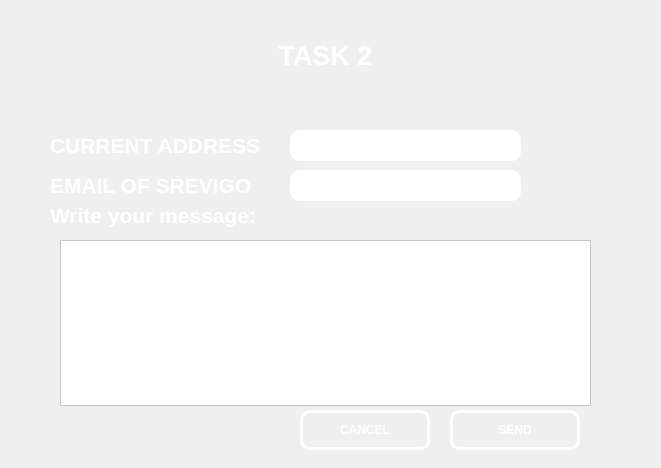
<?xml version="1.0" encoding="UTF-8"?>
<ui version="4.0">
 <class>Task2</class>
 <widget class="QDialog" name="Task2">
  <property name="geometry">
   <rect>
    <x>0</x>
    <y>0</y>
    <width>661</width>
    <height>468</height>
   </rect>
  </property>
  <property name="windowTitle">
   <string>Dialog</string>
  </property>
  <property name="styleSheet">
   <string notr="true">background-image: url(:/background/bG no arrows.png);
color:rgb(255, 255, 255);</string>
  </property>
  <widget class="QLabel" name="label_5">
   <property name="geometry">
    <rect>
     <x>50</x>
     <y>130</y>
     <width>211</width>
     <height>31</height>
    </rect>
   </property>
   <property name="text">
    <string>&lt;html&gt;&lt;head/&gt;&lt;body&gt;&lt;p&gt;&lt;span style=&quot; font-size:16pt; font-weight:700;&quot;&gt;CURRENT ADDRESS:&lt;/span&gt;&lt;/p&gt;&lt;/body&gt;&lt;/html&gt;</string>
   </property>
  </widget>
  <widget class="QLineEdit" name="lineEdit_2">
   <property name="geometry">
    <rect>
     <x>290</x>
     <y>130</y>
     <width>231</width>
     <height>31</height>
    </rect>
   </property>
   <property name="styleSheet">
    <string notr="true">#lineEdit_2
{
border-radius:10px;
background:rgb(255, 255, 255);
color:rgb(0, 0, 0);
}</string>
   </property>
  </widget>
  <widget class="QTextEdit" name="textEdit">
   <property name="geometry">
    <rect>
     <x>60</x>
     <y>240</y>
     <width>531</width>
     <height>166</height>
    </rect>
   </property>
   <property name="styleSheet">
    <string notr="true">#textEdit
{
background:rgb(255, 255, 255);
color:rgb(0, 0, 0)
}</string>
   </property>
  </widget>
  <widget class="QLabel" name="label_2">
   <property name="geometry">
    <rect>
     <x>50</x>
     <y>200</y>
     <width>211</width>
     <height>31</height>
    </rect>
   </property>
   <property name="text">
    <string>&lt;html&gt;&lt;head/&gt;&lt;body&gt;&lt;p&gt;&lt;span style=&quot; font-size:16pt; font-weight:700;&quot;&gt;Write your message:&lt;/span&gt;&lt;/p&gt;&lt;/body&gt;&lt;/html&gt;</string>
   </property>
  </widget>
  <widget class="QPushButton" name="pushButton">
   <property name="geometry">
    <rect>
     <x>300</x>
     <y>410</y>
     <width>130</width>
     <height>40</height>
    </rect>
   </property>
   <property name="styleSheet">
    <string notr="true">#pushButton
{
border-radius:10px;
font:bold;
border:3px solid rgb(255, 255, 255);
}</string>
   </property>
   <property name="text">
    <string>CANCEL</string>
   </property>
  </widget>
  <widget class="QPushButton" name="pushButton_2">
   <property name="geometry">
    <rect>
     <x>450</x>
     <y>410</y>
     <width>130</width>
     <height>40</height>
    </rect>
   </property>
   <property name="styleSheet">
    <string notr="true">#pushButton_2
{
border-radius:10px;
font:bold;
border:3px solid rgb(255, 255, 255);
}</string>
   </property>
   <property name="text">
    <string>SEND</string>
   </property>
  </widget>
  <widget class="QLabel" name="label_4">
   <property name="geometry">
    <rect>
     <x>50</x>
     <y>170</y>
     <width>201</width>
     <height>31</height>
    </rect>
   </property>
   <property name="text">
    <string>&lt;html&gt;&lt;head/&gt;&lt;body&gt;&lt;p&gt;&lt;span style=&quot; font-size:16pt; font-weight:700;&quot;&gt;EMAIL OF SREVIGO:&lt;/span&gt;&lt;/p&gt;&lt;/body&gt;&lt;/html&gt;</string>
   </property>
  </widget>
  <widget class="QLineEdit" name="lineEdit">
   <property name="geometry">
    <rect>
     <x>290</x>
     <y>170</y>
     <width>231</width>
     <height>31</height>
    </rect>
   </property>
   <property name="styleSheet">
    <string notr="true">#lineEdit
{
border-radius:10px;
background:rgb(255, 255, 255);
color:rgb(0, 0, 0);
}</string>
   </property>
  </widget>
  <widget class="QLabel" name="label_12">
   <property name="geometry">
    <rect>
     <x>210</x>
     <y>10</y>
     <width>231</width>
     <height>91</height>
    </rect>
   </property>
   <property name="styleSheet">
    <string notr="true">#label_12
{
background:transparent;
}</string>
   </property>
   <property name="text">
    <string>&lt;html&gt;&lt;head/&gt;&lt;body&gt;&lt;p align=&quot;center&quot;&gt;&lt;span style=&quot; font-size:20pt; font-weight:700; color:#ffffff;&quot;&gt;TASK 2&lt;/span&gt;&lt;/p&gt;&lt;/body&gt;&lt;/html&gt;</string>
   </property>
  </widget>
 </widget>
 <resources/>
 <connections/>
</ui>
